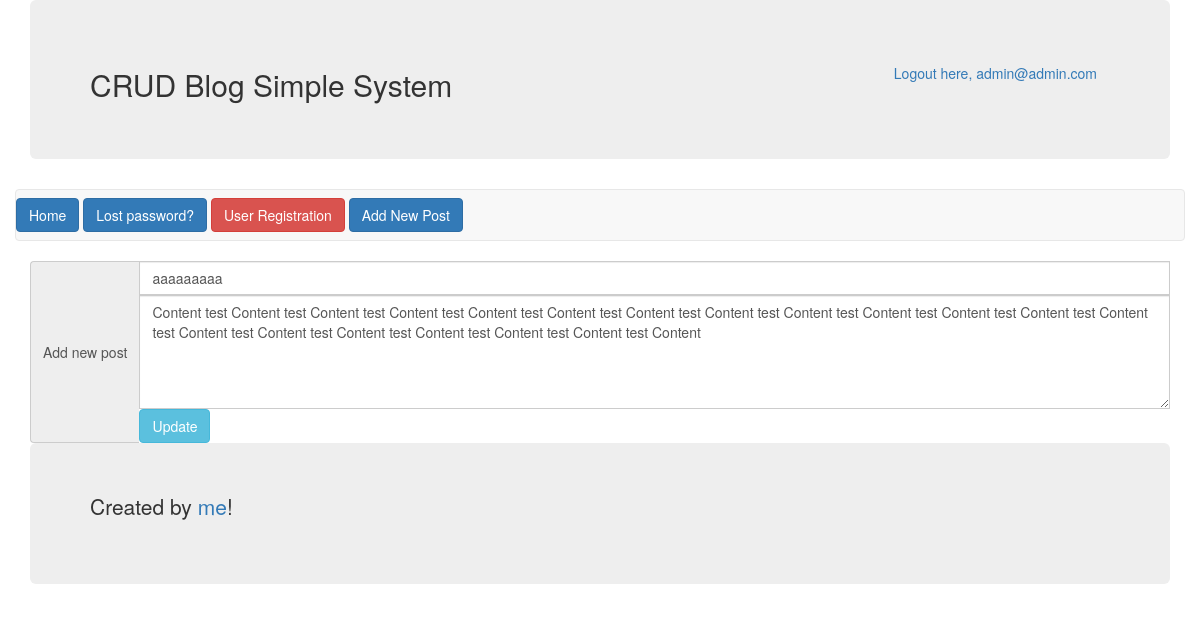
Screenshot of /?page=edit&id=4&edit (signed in) with the database file from the repository.
### tables this page shows
CREATE TABLE IF NOT EXISTS `posts` (
  `id` int(10) unsigned NOT NULL AUTO_INCREMENT,
  `title` varchar(255) NOT NULL,
  `content` varchar(255) NOT NULL,
  `created_at` datetime NOT NULL,
  `modified_at` timestamp NOT NULL DEFAULT CURRENT_TIMESTAMP ON UPDATE CURRENT_TIMESTAMP,
  PRIMARY KEY (`id`),
  UNIQUE KEY `title` (`title`)
);

### rooting-functions.php (called while the page is built, shortened)
<?php
try {
	$handler = new PDO('mysql:host=localhost;dbname=cuimip_crud', 'cuimip_crud', 'cuimip');
	$handler->setAttribute(PDO::ATTR_ERRMODE, PDO::ERRMODE_EXCEPTION);
} catch(PDOException $e) {
	echo $e->getMessage();
	die();
}
function getPost($id){
	global $handler;
	$q = "SELECT * FROM posts WHERE id = $id ";
	$query = $handler->query($q);
	$result = $query->fetchAll();
	if(!empty($result)){
		return $result;
	} else { return false;}
}

### edit.php (the view, shortened to what this page needs)
<?php  $id = $_GET['id'];
	$fullPost = getPost($id);
?>
<form action='/crud-blog/rooting-functions.php' method='POST'>
	<div class="input-group">
		<span class="input-group-addon" id="basic-addon1">Add new post</span>
		<input type="text" class="form-control" name='postTitle' value='<?php echo $fullPost[0]['title']; ?>' aria-describedby="basic-addon1" required>
		<textarea class="form-control" rows="5" name='postContent' required><?php echo $fullPost[0]['content']; ?></textarea>
		<input type="submit" name='updatePost' class="btn btn-info" value="Update">
	</div>
</form>

### rows the page displays
posts: postTitle "aaaaaaaaa", postContent "Content test Content test Content test Content test Content test Content test Content test Content test Content test Content test Content test Content test Content test Content test Content test Content test Content test Content test Content test Content"

### other values shown
$_SESSION['email'] "admin@admin.com"
